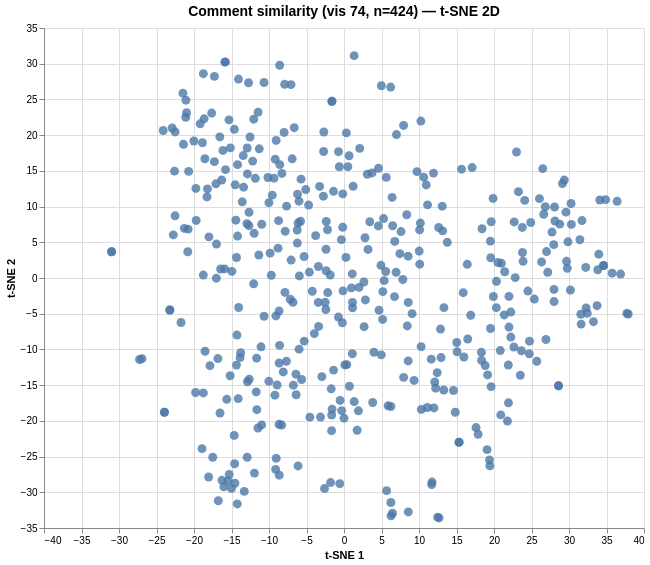

Here is the Vega-Lite specification saved for this chart:
### Vega specification from a JSON file in a GitHub repository (floating-point values rounded to 4 significant figures; data arrays with more than 128 entries replaced by an {"elided": "..."} marker saying what was removed)
{"$schema": "https://vega.github.io/schema/vega/v6.json", "data": [{"name": "param_1e9efca18e7a2868_store"}, {"name": "source_0", "values": {"elided": "424 records"}}, {"name": "source_0_x_domain_dim_1", "values": [{"min": -30.98, "max": 37.89}]}, {"name": "source_0_y_domain_dim_2", "values": [{"min": -33.59, "max": 31.13}]}], "signals": [{"name": "unit", "value": {}, "on": [{"events": "pointermove", "update": "isTuple(group()) ? group() : unit"}]}, {"name": "param_1e9efca18e7a2868", "update": "vlSelectionResolve(\"param_1e9efca18e7a2868_store\", \"union\")"}, {"name": "param_1e9efca18e7a2868_dim_1", "on": [{"events": [{"source": "view", "type": "dblclick"}], "update": "null"}, {"events": {"signal": "param_1e9efca18e7a2868_translate_delta"}, "update": "panLinear(param_1e9efca18e7a2868_translate_anchor.extent_x, -param_1e9efca18e7a2868_translate_delta.x / width)"}, {"events": {"signal": "param_1e9efca18e7a2868_zoom_delta"}, "update": "zoomLinear(domain(\"x\"), param_1e9efca18e7a2868_zoom_anchor.x, param_1e9efca18e7a2868_zoom_delta)"}]}, {"name": "param_1e9efca18e7a2868_dim_2", "on": [{"events": [{"source": "view", "type": "dblclick"}], "update": "null"}, {"events": {"signal": "param_1e9efca18e7a2868_translate_delta"}, "update": "panLinear(param_1e9efca18e7a2868_translate_anchor.extent_y, param_1e9efca18e7a2868_translate_delta.y / height)"}, {"events": {"signal": "param_1e9efca18e7a2868_zoom_delta"}, "update": "zoomLinear(domain(\"y\"), param_1e9efca18e7a2868_zoom_anchor.y, param_1e9efca18e7a2868_zoom_delta)"}]}, {"name": "param_1e9efca18e7a2868_tuple", "on": [{"events": [{"signal": "param_1e9efca18e7a2868_dim_1 || param_1e9efca18e7a2868_dim_2"}], "update": "param_1e9efca18e7a2868_dim_1 && param_1e9efca18e7a2868_dim_2 ? {unit: \"\", fields: param_1e9efca18e7a2868_tuple_fields, values: [param_1e9efca18e7a2868_dim_1,param_1e9efca18e7a2868_dim_2]} : null"}]}, {"name": "param_1e9efca18e7a2868_tuple_fields", "value": [{"field": "dim_1", "channel": "x", "type": "R"}, {"field": "dim_2", "channel": "y", "type": "R"}]}, {"name": "param_1e9efca18e7a2868_translate_anchor", "value": {}, "on": [{"events": [{"source": "scope", "type": "pointerdown"}], "update": "{x: x(unit), y: y(unit), extent_x: domain(\"x\"), extent_y: domain(\"y\")}"}]}, {"name": "param_1e9efca18e7a2868_translate_delta", "value": {}, "on": [{"events": [{"source": "window", "between": [{"source": "scope", "type": "pointerdown"}, {"source": "window", "type": "pointerup"}], "consume": true, "type": "pointermove"}], "update": "{x: param_1e9efca18e7a2868_translate_anchor.x - x(unit), y: param_1e9efca18e7a2868_translate_anchor.y - y(unit)}"}]}, {"name": "param_1e9efca18e7a2868_zoom_anchor", "on": [{"events": [{"source": "scope", "consume": true, "type": "wheel"}], "update": "{x: invert(\"x\", x(unit)), y: invert(\"y\", y(unit))}"}]}, {"name": "param_1e9efca18e7a2868_zoom_delta", "on": [{"events": [{"source": "scope", "type": "wheel", "consume": true}], "update": "pow(1.001, event.deltaY * pow(16, event.deltaMode))", "force": true}]}, {"name": "param_1e9efca18e7a2868_modify", "on": [{"events": {"signal": "param_1e9efca18e7a2868_tuple"}, "update": "modify(\"param_1e9efca18e7a2868_store\", param_1e9efca18e7a2868_tuple, true)"}]}], "marks": [{"type": "symbol", "name": "marks", "from": {"data": "source_0"}, "encode": {"update": {"fill": {"value": "#4c78a8"}, "y": {"field": "dim_2", "scale": "y"}, "shape": {"value": "circle"}, "opacity": {"value": 0.8}, "size": {"value": 80}, "x": {"field": "dim_1", "scale": "x"}, "tooltip": {"signal": "{\"Comment #\": format(datum[\"index\"], \"\"), \"Comment\": isValid(datum[\"comment\"]) ? datum[\"comment\"] : \"\"+datum[\"comment\"]}"}}}, "style": ["circle"], "interactive": true, "clip": true}], "scales": [{"name": "x", "type": "linear", "domain": [{"signal": "(data(\"source_0_x_domain_dim_1\")[0] || {}).min"}, {"signal": "(data(\"source_0_x_domain_dim_1\")[0] || {}).max"}], "range": [0, {"signal": "width"}], "domainRaw": {"signal": "param_1e9efca18e7a2868[\"dim_1\"]"}, "nice": true, "zero": true}, {"name": "y", "type": "linear", "domain": [{"signal": "(data(\"source_0_y_domain_dim_2\")[0] || {}).min"}, {"signal": "(data(\"source_0_y_domain_dim_2\")[0] || {}).max"}], "range": [{"signal": "height"}, 0], "domainRaw": {"signal": "param_1e9efca18e7a2868[\"dim_2\"]"}, "nice": true, "zero": true}], "axes": [{"scale": "x", "gridScale": "y", "zindex": 0, "aria": false, "labels": false, "orient": "bottom", "domain": false, "grid": true, "tickCount": {"signal": "ceil(width/40)"}, "maxExtent": 0, "minExtent": 0, "ticks": false}, {"scale": "y", "grid": true, "orient": "left", "zindex": 0, "gridScale": "x", "maxExtent": 0, "tickCount": {"signal": "ceil(height/40)"}, "labels": false, "minExtent": 0, "aria": false, "domain": false, "ticks": false}, {"scale": "x", "tickCount": {"signal": "ceil(width/40)"}, "zindex": 0, "title": "t-SNE 1", "grid": false, "labelOverlap": true, "orient": "bottom", "labelFlush": true}, {"scale": "y", "title": "t-SNE 2", "labelOverlap": true, "orient": "left", "tickCount": {"signal": "ceil(height/40)"}, "zindex": 0, "grid": false}], "title": {"text": "Comment similarity (vis 74, n=424) — t-SNE 2D", "fontSize": 14, "frame": "group"}, "width": 600, "padding": 5, "background": "white", "height": 500, "style": "cell"}
